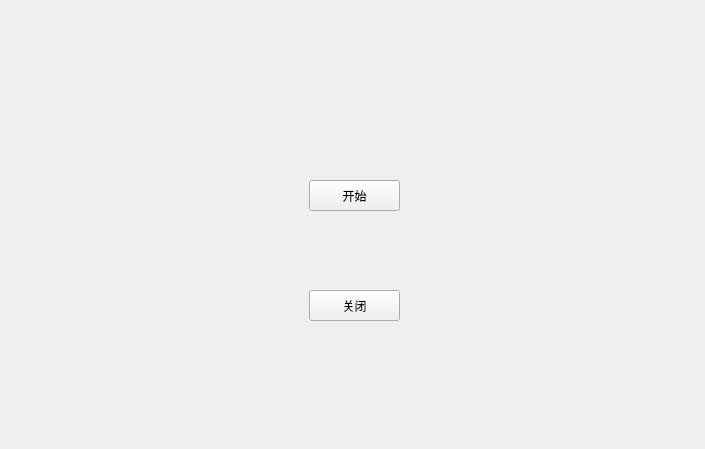
<?xml version="1.0" encoding="UTF-8"?>
<ui version="4.0">
 <class>Widget</class>
 <widget class="QWidget" name="Widget">
  <property name="geometry">
   <rect>
    <x>0</x>
    <y>0</y>
    <width>705</width>
    <height>449</height>
   </rect>
  </property>
  <property name="windowTitle">
   <string>Widget</string>
  </property>
  <widget class="QPushButton" name="pushButton">
   <property name="geometry">
    <rect>
     <x>309</x>
     <y>180</y>
     <width>91</width>
     <height>31</height>
    </rect>
   </property>
   <property name="text">
    <string>开始</string>
   </property>
  </widget>
  <widget class="QPushButton" name="pushButton_2">
   <property name="geometry">
    <rect>
     <x>309</x>
     <y>290</y>
     <width>91</width>
     <height>31</height>
    </rect>
   </property>
   <property name="text">
    <string>关闭</string>
   </property>
  </widget>
 </widget>
 <layoutdefault spacing="6" margin="11"/>
 <resources/>
 <connections/>
</ui>
